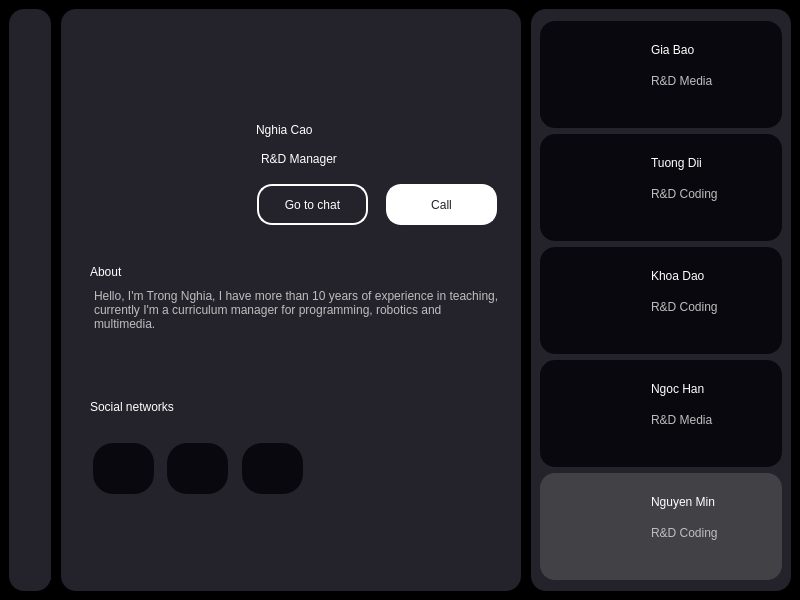
<?xml version="1.0" encoding="UTF-8"?>
<ui version="4.0">
 <class>MainWindow</class>
 <widget class="QMainWindow" name="MainWindow">
  <property name="geometry">
   <rect>
    <x>0</x>
    <y>0</y>
    <width>800</width>
    <height>600</height>
   </rect>
  </property>
  <property name="windowTitle">
   <string>MainWindow</string>
  </property>
  <widget class="QWidget" name="centralwidget">
   <property name="styleSheet">
    <string notr="true">background-color: black;</string>
   </property>
   <layout class="QHBoxLayout" name="horizontalLayout">
    <property name="spacing">
     <number>10</number>
    </property>
    <item>
     <widget class="QWidget" name="widget" native="true">
      <property name="minimumSize">
       <size>
        <width>42</width>
        <height>0</height>
       </size>
      </property>
      <property name="maximumSize">
       <size>
        <width>42</width>
        <height>16777215</height>
       </size>
      </property>
      <property name="styleSheet">
       <string notr="true">background-color: #24222A;
border-radius: 15px;</string>
      </property>
      <layout class="QVBoxLayout" name="verticalLayout">
       <item>
        <widget class="QWidget" name="widget_4" native="true">
         <widget class="QLabel" name="label_7">
          <property name="geometry">
           <rect>
            <x>0</x>
            <y>10</y>
            <width>20</width>
            <height>20</height>
           </rect>
          </property>
          <property name="text">
           <string/>
          </property>
          <property name="pixmap">
           <pixmap>../img/icons8-home-30.png</pixmap>
          </property>
          <property name="scaledContents">
           <bool>true</bool>
          </property>
         </widget>
         <widget class="QLabel" name="label_8">
          <property name="geometry">
           <rect>
            <x>0</x>
            <y>40</y>
            <width>20</width>
            <height>20</height>
           </rect>
          </property>
          <property name="text">
           <string/>
          </property>
          <property name="pixmap">
           <pixmap>../img/icons8-images-folder-48.png</pixmap>
          </property>
          <property name="scaledContents">
           <bool>true</bool>
          </property>
         </widget>
         <widget class="QLabel" name="label_9">
          <property name="geometry">
           <rect>
            <x>1</x>
            <y>70</y>
            <width>20</width>
            <height>20</height>
           </rect>
          </property>
          <property name="text">
           <string/>
          </property>
          <property name="pixmap">
           <pixmap>../img/icons8-friends-48.png</pixmap>
          </property>
          <property name="scaledContents">
           <bool>true</bool>
          </property>
         </widget>
        </widget>
       </item>
       <item>
        <widget class="QWidget" name="widget_5" native="true">
         <property name="minimumSize">
          <size>
           <width>40</width>
           <height>40</height>
          </size>
         </property>
         <property name="maximumSize">
          <size>
           <width>40</width>
           <height>40</height>
          </size>
         </property>
         <widget class="QLabel" name="label_6">
          <property name="geometry">
           <rect>
            <x>2</x>
            <y>16</y>
            <width>20</width>
            <height>20</height>
           </rect>
          </property>
          <property name="text">
           <string/>
          </property>
          <property name="pixmap">
           <pixmap>../img/icons8-qr-64.png</pixmap>
          </property>
          <property name="scaledContents">
           <bool>true</bool>
          </property>
         </widget>
        </widget>
       </item>
      </layout>
     </widget>
    </item>
    <item>
     <widget class="QWidget" name="widget_2" native="true">
      <property name="styleSheet">
       <string notr="true">background-color: #24222A;
border-radius: 15px;</string>
      </property>
      <layout class="QVBoxLayout" name="verticalLayout_3">
       <property name="leftMargin">
        <number>20</number>
       </property>
       <item>
        <widget class="QWidget" name="widget_6" native="true">
         <property name="minimumSize">
          <size>
           <width>0</width>
           <height>80</height>
          </size>
         </property>
         <property name="maximumSize">
          <size>
           <width>16777215</width>
           <height>80</height>
          </size>
         </property>
         <widget class="QPushButton" name="btn_back">
          <property name="geometry">
           <rect>
            <x>0</x>
            <y>19</y>
            <width>75</width>
            <height>24</height>
           </rect>
          </property>
          <property name="cursor">
           <cursorShape>PointingHandCursor</cursorShape>
          </property>
          <property name="text">
           <string/>
          </property>
          <property name="icon">
           <iconset>
            <normaloff>../img/icons8-left-arrow-50.png</normaloff>../img/icons8-left-arrow-50.png</iconset>
          </property>
          <property name="iconSize">
           <size>
            <width>30</width>
            <height>30</height>
           </size>
          </property>
         </widget>
        </widget>
       </item>
       <item>
        <widget class="QWidget" name="widget_7" native="true">
         <property name="minimumSize">
          <size>
           <width>0</width>
           <height>140</height>
          </size>
         </property>
         <property name="maximumSize">
          <size>
           <width>16777215</width>
           <height>140</height>
          </size>
         </property>
         <layout class="QHBoxLayout" name="horizontalLayout_2">
          <property name="topMargin">
           <number>0</number>
          </property>
          <property name="bottomMargin">
           <number>0</number>
          </property>
          <item>
           <widget class="QWidget" name="widget_11" native="true">
            <property name="minimumSize">
             <size>
              <width>160</width>
              <height>0</height>
             </size>
            </property>
            <property name="maximumSize">
             <size>
              <width>160</width>
              <height>16777215</height>
             </size>
            </property>
            <widget class="QLabel" name="label_60">
             <property name="geometry">
              <rect>
               <x>0</x>
               <y>-3</y>
               <width>130</width>
               <height>120</height>
              </rect>
             </property>
             <property name="text">
              <string/>
             </property>
             <property name="pixmap">
              <pixmap>../img/Minh.png</pixmap>
             </property>
             <property name="scaledContents">
              <bool>true</bool>
             </property>
            </widget>
           </widget>
          </item>
          <item>
           <widget class="QWidget" name="widget_12" native="true">
            <widget class="QLabel" name="label_61">
             <property name="geometry">
              <rect>
               <x>0</x>
               <y>10</y>
               <width>111</width>
               <height>31</height>
              </rect>
             </property>
             <property name="styleSheet">
              <string notr="true">font: 700 16pt &quot;Arial&quot;;
color: #ffffff;</string>
             </property>
             <property name="text">
              <string>Nghia Cao</string>
             </property>
            </widget>
            <widget class="QLabel" name="label_62">
             <property name="enabled">
              <bool>true</bool>
             </property>
             <property name="geometry">
              <rect>
               <x>5</x>
               <y>45</y>
               <width>91</width>
               <height>20</height>
              </rect>
             </property>
             <property name="styleSheet">
              <string notr="true">font: 700 10pt &quot;Arial&quot;;
color: #ffffff;
</string>
             </property>
             <property name="text">
              <string>R&amp;D Manager</string>
             </property>
            </widget>
            <widget class="QPushButton" name="pushButton">
             <property name="geometry">
              <rect>
               <x>1</x>
               <y>80</y>
               <width>111</width>
               <height>41</height>
              </rect>
             </property>
             <property name="styleSheet">
              <string notr="true">border: 2px solid #ffffff;
font: 12pt &quot;Arial&quot;;
color: #ffffff;</string>
             </property>
             <property name="text">
              <string>Go to chat</string>
             </property>
            </widget>
            <widget class="QPushButton" name="pushButton_2">
             <property name="geometry">
              <rect>
               <x>130</x>
               <y>80</y>
               <width>111</width>
               <height>41</height>
              </rect>
             </property>
             <property name="styleSheet">
              <string notr="true">border: 2px solid #ffffff;
background-color: #ffffff;
font: 12pt &quot;Arial&quot;;
color: #24222A;</string>
             </property>
             <property name="text">
              <string>Call</string>
             </property>
            </widget>
           </widget>
          </item>
         </layout>
        </widget>
       </item>
       <item>
        <widget class="QWidget" name="widget_10" native="true">
         <property name="minimumSize">
          <size>
           <width>0</width>
           <height>120</height>
          </size>
         </property>
         <property name="maximumSize">
          <size>
           <width>16777215</width>
           <height>120</height>
          </size>
         </property>
         <layout class="QVBoxLayout" name="verticalLayout_4">
          <property name="topMargin">
           <number>15</number>
          </property>
          <item>
           <widget class="QLabel" name="label_66">
            <property name="enabled">
             <bool>true</bool>
            </property>
            <property name="styleSheet">
             <string notr="true">font: 700 15pt &quot;Arial&quot;;
color: #ffffff;</string>
            </property>
            <property name="text">
             <string>About</string>
            </property>
           </widget>
          </item>
          <item>
           <widget class="QPlainTextEdit" name="plainTextEdit">
            <property name="enabled">
             <bool>false</bool>
            </property>
            <property name="plainText">
             <string>Hello, I'm Trong Nghia, I have more than 10 years of experience in teaching, currently I'm a curriculum manager for programming, robotics and multimedia.</string>
            </property>
           </widget>
          </item>
         </layout>
        </widget>
       </item>
       <item>
        <widget class="QWidget" name="widget_8" native="true">
         <property name="minimumSize">
          <size>
           <width>0</width>
           <height>130</height>
          </size>
         </property>
         <property name="maximumSize">
          <size>
           <width>16777215</width>
           <height>130</height>
          </size>
         </property>
         <layout class="QVBoxLayout" name="verticalLayout_5">
          <property name="spacing">
           <number>0</number>
          </property>
          <property name="topMargin">
           <number>0</number>
          </property>
          <item>
           <widget class="QLabel" name="label_67">
            <property name="enabled">
             <bool>true</bool>
            </property>
            <property name="styleSheet">
             <string notr="true">font: 700 15pt &quot;Arial&quot;;
color: #ffffff;</string>
            </property>
            <property name="text">
             <string>Social networks</string>
            </property>
           </widget>
          </item>
          <item>
           <widget class="QWidget" name="widget_13" native="true">
            <property name="layoutDirection">
             <enum>Qt::LeftToRight</enum>
            </property>
            <widget class="QGraphicsView" name="graphicsView_6">
             <property name="geometry">
              <rect>
               <x>77</x>
               <y>6</y>
               <width>61</width>
               <height>51</height>
              </rect>
             </property>
             <property name="minimumSize">
              <size>
               <width>61</width>
               <height>51</height>
              </size>
             </property>
             <property name="maximumSize">
              <size>
               <width>61</width>
               <height>51</height>
              </size>
             </property>
             <property name="styleSheet">
              <string notr="true">border-radius: 20px;
background-color: #09080F;</string>
             </property>
            </widget>
            <widget class="QGraphicsView" name="graphicsView_7">
             <property name="geometry">
              <rect>
               <x>152</x>
               <y>6</y>
               <width>61</width>
               <height>51</height>
              </rect>
             </property>
             <property name="minimumSize">
              <size>
               <width>61</width>
               <height>51</height>
              </size>
             </property>
             <property name="maximumSize">
              <size>
               <width>61</width>
               <height>51</height>
              </size>
             </property>
             <property name="styleSheet">
              <string notr="true">border-radius: 20px;
background-color: #09080F;</string>
             </property>
            </widget>
            <widget class="QGraphicsView" name="graphicsView_5">
             <property name="geometry">
              <rect>
               <x>3</x>
               <y>6</y>
               <width>61</width>
               <height>51</height>
              </rect>
             </property>
             <property name="minimumSize">
              <size>
               <width>61</width>
               <height>51</height>
              </size>
             </property>
             <property name="maximumSize">
              <size>
               <width>61</width>
               <height>51</height>
              </size>
             </property>
             <property name="styleSheet">
              <string notr="true">border-radius: 20px;
background-color: #09080F;</string>
             </property>
            </widget>
            <widget class="QLabel" name="label_2">
             <property name="geometry">
              <rect>
               <x>20</x>
               <y>18</y>
               <width>25</width>
               <height>25</height>
              </rect>
             </property>
             <property name="styleSheet">
              <string notr="true">background-color: #09080F;</string>
             </property>
             <property name="text">
              <string/>
             </property>
             <property name="pixmap">
              <pixmap>../img/facebook.png</pixmap>
             </property>
             <property name="scaledContents">
              <bool>true</bool>
             </property>
            </widget>
            <widget class="QLabel" name="label_3">
             <property name="geometry">
              <rect>
               <x>95</x>
               <y>18</y>
               <width>25</width>
               <height>25</height>
              </rect>
             </property>
             <property name="styleSheet">
              <string notr="true">background-color: #09080F;</string>
             </property>
             <property name="text">
              <string/>
             </property>
             <property name="pixmap">
              <pixmap>../img/instagram.png</pixmap>
             </property>
             <property name="scaledContents">
              <bool>true</bool>
             </property>
            </widget>
            <widget class="QLabel" name="label_4">
             <property name="geometry">
              <rect>
               <x>170</x>
               <y>19</y>
               <width>25</width>
               <height>25</height>
              </rect>
             </property>
             <property name="styleSheet">
              <string notr="true">background-color: #09080F;</string>
             </property>
             <property name="text">
              <string/>
             </property>
             <property name="pixmap">
              <pixmap>../img/linkedin.png</pixmap>
             </property>
             <property name="scaledContents">
              <bool>true</bool>
             </property>
            </widget>
           </widget>
          </item>
         </layout>
        </widget>
       </item>
       <item>
        <widget class="QWidget" name="widget_9" native="true">
         <layout class="QHBoxLayout" name="horizontalLayout_3">
          <item>
           <widget class="QWidget" name="widget_14" native="true">
            <layout class="QVBoxLayout" name="verticalLayout_6">
             <property name="topMargin">
              <number>0</number>
             </property>
            </layout>
           </widget>
          </item>
          <item>
           <widget class="QWidget" name="widget_15" native="true">
            <property name="minimumSize">
             <size>
              <width>60</width>
              <height>0</height>
             </size>
            </property>
            <property name="maximumSize">
             <size>
              <width>60</width>
              <height>16777215</height>
             </size>
            </property>
           </widget>
          </item>
         </layout>
        </widget>
       </item>
      </layout>
     </widget>
    </item>
    <item>
     <widget class="QWidget" name="widget_3" native="true">
      <property name="minimumSize">
       <size>
        <width>260</width>
        <height>0</height>
       </size>
      </property>
      <property name="maximumSize">
       <size>
        <width>260</width>
        <height>16777215</height>
       </size>
      </property>
      <property name="styleSheet">
       <string notr="true">background-color: #24222A;
border-radius: 15px;</string>
      </property>
      <layout class="QVBoxLayout" name="verticalLayout_2">
       <property name="leftMargin">
        <number>9</number>
       </property>
       <property name="topMargin">
        <number>12</number>
       </property>
       <item>
        <widget class="QFrame" name="frame_11">
         <property name="maximumSize">
          <size>
           <width>16777215</width>
           <height>107</height>
          </size>
         </property>
         <property name="styleSheet">
          <string notr="true">background-color: #09080F;
border-radius: 15px;</string>
         </property>
         <property name="frameShape">
          <enum>QFrame::StyledPanel</enum>
         </property>
         <property name="frameShadow">
          <enum>QFrame::Raised</enum>
         </property>
         <widget class="QLabel" name="label_42">
          <property name="geometry">
           <rect>
            <x>8</x>
            <y>6</y>
            <width>100</width>
            <height>91</height>
           </rect>
          </property>
          <property name="text">
           <string/>
          </property>
          <property name="pixmap">
           <pixmap>../img/bao (2).png</pixmap>
          </property>
          <property name="scaledContents">
           <bool>true</bool>
          </property>
         </widget>
         <widget class="QLabel" name="label_43">
          <property name="geometry">
           <rect>
            <x>111</x>
            <y>19</y>
            <width>91</width>
            <height>20</height>
           </rect>
          </property>
          <property name="styleSheet">
           <string notr="true">font: 700 12pt &quot;Arial&quot;;
color: #ffffff;</string>
          </property>
          <property name="text">
           <string>Gia Bao</string>
          </property>
         </widget>
         <widget class="QLabel" name="label_44">
          <property name="enabled">
           <bool>false</bool>
          </property>
          <property name="geometry">
           <rect>
            <x>111</x>
            <y>50</y>
            <width>91</width>
            <height>20</height>
           </rect>
          </property>
          <property name="styleSheet">
           <string notr="true">font: 700 10pt &quot;Arial&quot;;
</string>
          </property>
          <property name="text">
           <string>R&amp;D Media</string>
          </property>
         </widget>
        </widget>
       </item>
       <item>
        <widget class="QFrame" name="frame_14">
         <property name="maximumSize">
          <size>
           <width>16777215</width>
           <height>107</height>
          </size>
         </property>
         <property name="styleSheet">
          <string notr="true">background-color: #09080F;
border-radius: 15px;</string>
         </property>
         <property name="frameShape">
          <enum>QFrame::StyledPanel</enum>
         </property>
         <property name="frameShadow">
          <enum>QFrame::Raised</enum>
         </property>
         <widget class="QLabel" name="label_57">
          <property name="geometry">
           <rect>
            <x>8</x>
            <y>6</y>
            <width>100</width>
            <height>91</height>
           </rect>
          </property>
          <property name="text">
           <string/>
          </property>
          <property name="pixmap">
           <pixmap>../img/TuongDii.png</pixmap>
          </property>
          <property name="scaledContents">
           <bool>true</bool>
          </property>
         </widget>
         <widget class="QLabel" name="label_58">
          <property name="geometry">
           <rect>
            <x>111</x>
            <y>19</y>
            <width>91</width>
            <height>20</height>
           </rect>
          </property>
          <property name="styleSheet">
           <string notr="true">font: 700 12pt &quot;Arial&quot;;
color: #ffffff;</string>
          </property>
          <property name="text">
           <string>Tuong Dii</string>
          </property>
         </widget>
         <widget class="QLabel" name="label_59">
          <property name="enabled">
           <bool>false</bool>
          </property>
          <property name="geometry">
           <rect>
            <x>111</x>
            <y>50</y>
            <width>91</width>
            <height>20</height>
           </rect>
          </property>
          <property name="styleSheet">
           <string notr="true">font: 700 10pt &quot;Arial&quot;;
</string>
          </property>
          <property name="text">
           <string>R&amp;D Coding</string>
          </property>
         </widget>
        </widget>
       </item>
       <item>
        <widget class="QFrame" name="frame_13">
         <property name="maximumSize">
          <size>
           <width>16777215</width>
           <height>107</height>
          </size>
         </property>
         <property name="styleSheet">
          <string notr="true">background-color: #09080F;
border-radius: 15px;</string>
         </property>
         <property name="frameShape">
          <enum>QFrame::StyledPanel</enum>
         </property>
         <property name="frameShadow">
          <enum>QFrame::Raised</enum>
         </property>
         <widget class="QLabel" name="label_54">
          <property name="geometry">
           <rect>
            <x>8</x>
            <y>6</y>
            <width>100</width>
            <height>91</height>
           </rect>
          </property>
          <property name="text">
           <string/>
          </property>
          <property name="pixmap">
           <pixmap>../img/khoa.png</pixmap>
          </property>
          <property name="scaledContents">
           <bool>true</bool>
          </property>
         </widget>
         <widget class="QLabel" name="label_55">
          <property name="geometry">
           <rect>
            <x>111</x>
            <y>19</y>
            <width>91</width>
            <height>20</height>
           </rect>
          </property>
          <property name="styleSheet">
           <string notr="true">font: 700 12pt &quot;Arial&quot;;
color: #ffffff;</string>
          </property>
          <property name="text">
           <string>Khoa Dao</string>
          </property>
         </widget>
         <widget class="QLabel" name="label_56">
          <property name="enabled">
           <bool>false</bool>
          </property>
          <property name="geometry">
           <rect>
            <x>111</x>
            <y>50</y>
            <width>91</width>
            <height>20</height>
           </rect>
          </property>
          <property name="styleSheet">
           <string notr="true">font: 700 10pt &quot;Arial&quot;;
</string>
          </property>
          <property name="text">
           <string>R&amp;D Coding</string>
          </property>
         </widget>
        </widget>
       </item>
       <item>
        <widget class="QFrame" name="frame_16">
         <property name="maximumSize">
          <size>
           <width>16777215</width>
           <height>107</height>
          </size>
         </property>
         <property name="styleSheet">
          <string notr="true">background-color: #09080F;
border-radius: 15px;</string>
         </property>
         <property name="frameShape">
          <enum>QFrame::StyledPanel</enum>
         </property>
         <property name="frameShadow">
          <enum>QFrame::Raised</enum>
         </property>
         <widget class="QLabel" name="label_63">
          <property name="geometry">
           <rect>
            <x>8</x>
            <y>6</y>
            <width>100</width>
            <height>91</height>
           </rect>
          </property>
          <property name="text">
           <string/>
          </property>
          <property name="pixmap">
           <pixmap>../img/chiHan.png</pixmap>
          </property>
          <property name="scaledContents">
           <bool>true</bool>
          </property>
         </widget>
         <widget class="QLabel" name="label_64">
          <property name="geometry">
           <rect>
            <x>111</x>
            <y>19</y>
            <width>91</width>
            <height>20</height>
           </rect>
          </property>
          <property name="styleSheet">
           <string notr="true">font: 700 12pt &quot;Arial&quot;;
color: #ffffff;</string>
          </property>
          <property name="text">
           <string>Ngoc Han</string>
          </property>
         </widget>
         <widget class="QLabel" name="label_65">
          <property name="enabled">
           <bool>false</bool>
          </property>
          <property name="geometry">
           <rect>
            <x>111</x>
            <y>50</y>
            <width>91</width>
            <height>20</height>
           </rect>
          </property>
          <property name="styleSheet">
           <string notr="true">font: 700 10pt &quot;Arial&quot;;
</string>
          </property>
          <property name="text">
           <string>R&amp;D Media</string>
          </property>
         </widget>
        </widget>
       </item>
       <item>
        <widget class="QFrame" name="frame_12">
         <property name="minimumSize">
          <size>
           <width>0</width>
           <height>107</height>
          </size>
         </property>
         <property name="maximumSize">
          <size>
           <width>16777215</width>
           <height>107</height>
          </size>
         </property>
         <property name="styleSheet">
          <string notr="true">background-color: #424246;
border-radius: 15px;</string>
         </property>
         <property name="frameShape">
          <enum>QFrame::StyledPanel</enum>
         </property>
         <property name="frameShadow">
          <enum>QFrame::Raised</enum>
         </property>
         <widget class="QLabel" name="label_45">
          <property name="geometry">
           <rect>
            <x>8</x>
            <y>6</y>
            <width>100</width>
            <height>91</height>
           </rect>
          </property>
          <property name="text">
           <string/>
          </property>
          <property name="pixmap">
           <pixmap>../img/Minh.png</pixmap>
          </property>
          <property name="scaledContents">
           <bool>true</bool>
          </property>
         </widget>
         <widget class="QLabel" name="label_46">
          <property name="geometry">
           <rect>
            <x>111</x>
            <y>19</y>
            <width>91</width>
            <height>20</height>
           </rect>
          </property>
          <property name="styleSheet">
           <string notr="true">font: 700 12pt &quot;Arial&quot;;
color: #ffffff;</string>
          </property>
          <property name="text">
           <string>Nguyen Min</string>
          </property>
         </widget>
         <widget class="QLabel" name="label_47">
          <property name="enabled">
           <bool>false</bool>
          </property>
          <property name="geometry">
           <rect>
            <x>111</x>
            <y>50</y>
            <width>91</width>
            <height>20</height>
           </rect>
          </property>
          <property name="styleSheet">
           <string notr="true">font: 700 10pt &quot;Arial&quot;;
</string>
          </property>
          <property name="text">
           <string>R&amp;D Coding</string>
          </property>
         </widget>
        </widget>
       </item>
      </layout>
     </widget>
    </item>
   </layout>
  </widget>
 </widget>
 <resources/>
 <connections/>
</ui>
